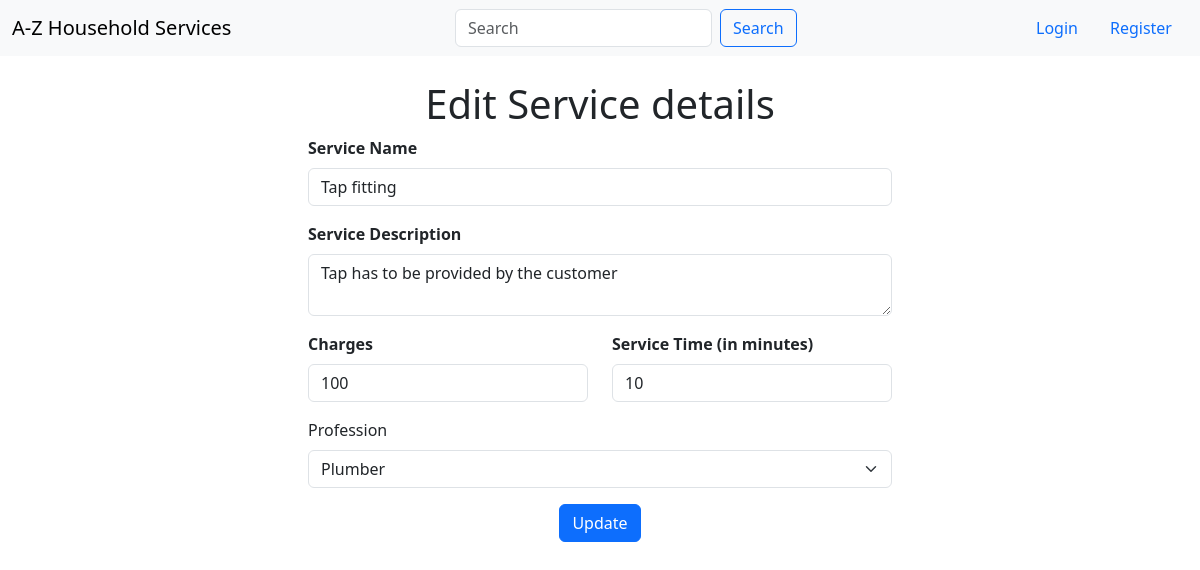
Screenshot of /edit_services/2 with the database file from the repository.
### application/models.py (models this page shows, shortened)
class Service(db.Model):
    id = db.Column(db.Integer, primary_key=True, autoincrement=True)
    name = db.Column(db.String(50), nullable=False)
    description = db.Column(db.String(200), nullable=False)
    charges = db.Column(db.Integer, nullable=False)
    service_time = db.Column(db.Integer, nullable=False)
    profession_id = db.Column(db.Integer, db.ForeignKey('profession.id'), nullable=False)

### application/routes.py (the view, shortened to what this page needs)
@app.route('/edit_services/<int:id>', methods=['GET', 'POST'])
def edit_services(id):
    service = Service.query.filter_by(id=id).first()
    if not service:
        flash('Service not found', 'danger')
        return redirect(url_for('index'))
    profession = Profession.query.all()
    if request.method == 'GET':
        return render_template('edit_services.html', profession=profession, service=service)

### template/edit_services.html (shortened to what this page needs)
{% extends 'nav_link.html' %}
{% block content %}
<div class="container-fluid mt-2 p-3">
    <h1 class="text-center">Edit Service details</h1>
    <div class="d-flex justify-content-center">
        <form class="w-50 justify-content-center" method="POST" action="{{'/edit_services/' + service.id|string}}">
            <div class="mb-3">
                <label for="service_name" class="form-label"><strong>Service Name</strong></label>
                <input type="text" class="form-control" id="service_name" name = 'service_name' value="{{service.name}}">
            </div>
            <div class="mb-3">
                <label for="description" class="form-label"><strong>Service Description</strong></label>
                <textarea class="form-control" id="description" name = description>{{service.description}}</textarea>
            </div>
            <div class="row">
                <div class="mb-3 col-6">
                    <label for="charges" class="form-label"><strong>Charges</strong></label>
                    <input type="number" class="form-control" id="charges" name = 'charges' value="{{service.charges}}" required>
                </div>
                <div class="mb-3 col-6">
                    <label for="service_time" class="form-label"><strong>Service Time (in minutes)</strong> </label>
                    <input type="number" class="form-control" id="service_time" name = 'service_time' value="{{service.service_time}}">
                </div>
            </div>
            <div class="mb-3">
                <label for="profession_name" class="form-label">Profession</label>
                <select class="form-select" id="profession_name" name = 'profession'>
                    {% for prof in profession %}
                    {% if prof.id==service.profession_id %}
                    <option value="{{ prof.id }}" selected>{{ prof.name }}</option>
                    {% else %}
                        <option value="{{ prof.id }}">{{ prof.name }}</option>
                    {% endif %}
                    {% endfor %}
                </select>
            </div>
            <div class="d-flex justify-content-center mb-3">
                <button type="submit" class="btn btn-primary">Update</button>
            </div>
        </form>
    </div>
</div>
{% endblock content %}

### rows the page displays
Service: service_name "Tap fitting", description "Tap has to be provided by the customer", charges "100", service_time "10"

### other values shown
form field profession "Plumber"
